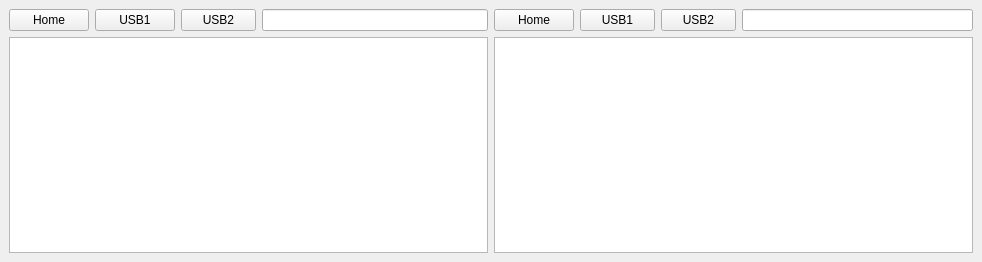
<?xml version="1.0" encoding="UTF-8"?>
<ui version="4.0">
 <class>MainWindow</class>
 <widget class="QMainWindow" name="MainWindow">
  <property name="geometry">
   <rect>
    <x>0</x>
    <y>0</y>
    <width>982</width>
    <height>262</height>
   </rect>
  </property>
  <property name="windowTitle">
   <string>MainWindow</string>
  </property>
  <widget class="QWidget" name="centralwidget">
   <layout class="QHBoxLayout" name="horizontalLayout_3">
    <item>
     <layout class="QVBoxLayout" name="verticalLayout_2">
      <item>
       <layout class="QHBoxLayout" name="horizontalLayout">
        <item>
         <widget class="QPushButton" name="homeButton">
          <property name="text">
           <string>Home</string>
          </property>
         </widget>
        </item>
        <item>
         <widget class="QPushButton" name="pushButton_2">
          <property name="text">
           <string>USB1</string>
          </property>
         </widget>
        </item>
        <item>
         <widget class="QPushButton" name="pushButton_3">
          <property name="maximumSize">
           <size>
            <width>75</width>
            <height>23</height>
           </size>
          </property>
          <property name="text">
           <string>USB2</string>
          </property>
         </widget>
        </item>
        <item>
         <widget class="QLineEdit" name="lineEdit"/>
        </item>
       </layout>
      </item>
      <item>
       <widget class="QListView" name="listView"/>
      </item>
     </layout>
    </item>
    <item>
     <layout class="QVBoxLayout" name="verticalLayout">
      <item>
       <layout class="QHBoxLayout" name="horizontalLayout_2">
        <item>
         <widget class="QPushButton" name="homeButton_2">
          <property name="text">
           <string>Home</string>
          </property>
         </widget>
        </item>
        <item>
         <widget class="QPushButton" name="pushButton_5">
          <property name="maximumSize">
           <size>
            <width>75</width>
            <height>23</height>
           </size>
          </property>
          <property name="text">
           <string>USB1</string>
          </property>
         </widget>
        </item>
        <item>
         <widget class="QPushButton" name="pushButton_6">
          <property name="maximumSize">
           <size>
            <width>75</width>
            <height>23</height>
           </size>
          </property>
          <property name="text">
           <string>USB2</string>
          </property>
         </widget>
        </item>
        <item>
         <widget class="QLineEdit" name="lineEdit_2"/>
        </item>
       </layout>
      </item>
      <item>
       <widget class="QListView" name="listView_2"/>
      </item>
     </layout>
    </item>
   </layout>
  </widget>
 </widget>
 <resources/>
 <connections/>
</ui>
